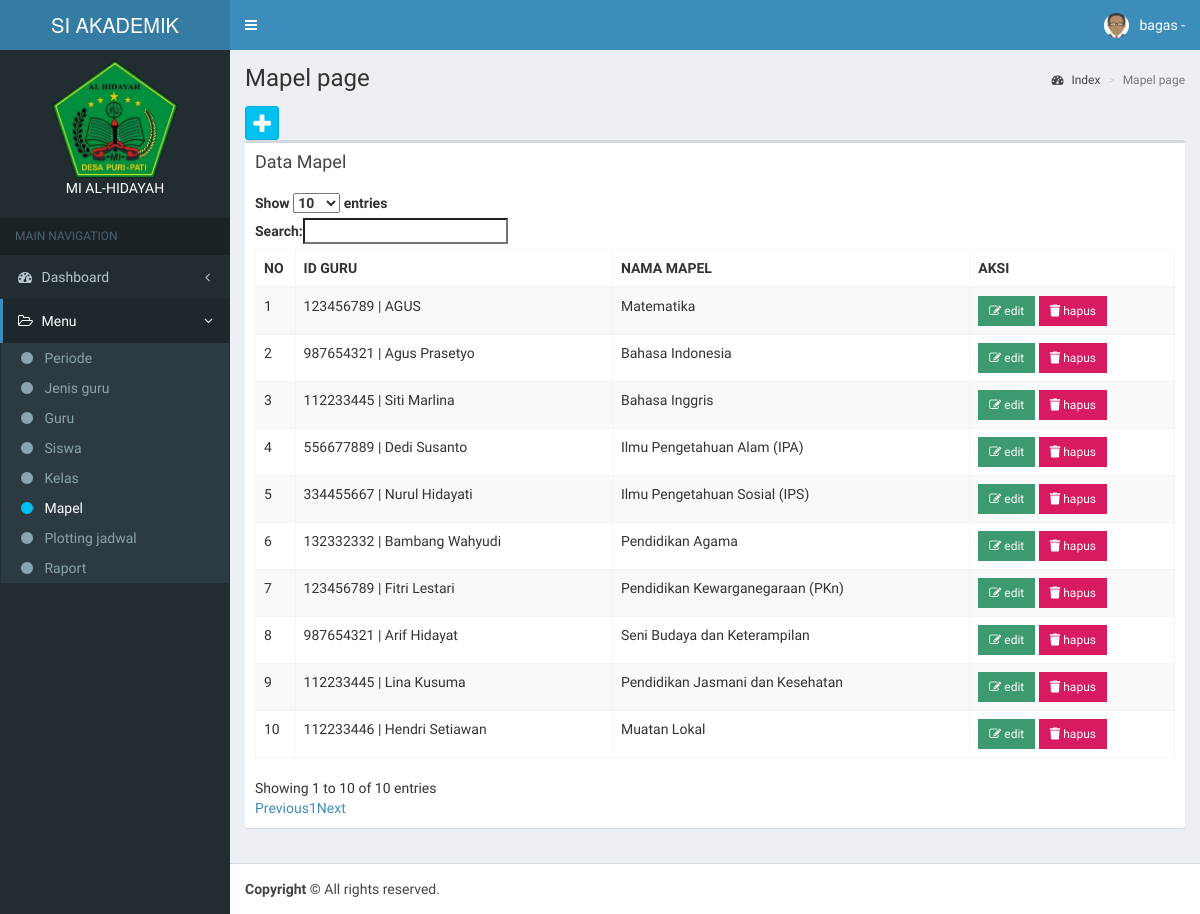
The app's page /app/mapel/index.php (signed in) with its own data.
### tables this page shows
CREATE TABLE `mapel` (
  `id_mapel` int(11) NOT NULL,
  `id_guru` int(11) DEFAULT NULL,
  `nm_mapel` varchar(50) DEFAULT NULL
);

CREATE TABLE `guru` (
  `id_guru` int(11) NOT NULL,
  `nip` varchar(50) DEFAULT NULL,
  `id_user` int(11) DEFAULT NULL,
  `nm_guru` varchar(50) DEFAULT NULL,
  `no_guru` varchar(50) DEFAULT NULL,
  `jk_guru` enum('Laki-Laki','Perempuan') DEFAULT NULL,
  `alamat_guru` text DEFAULT NULL,
  `foto_guru` blob DEFAULT NULL
);

### config/config.php (called while the page is built, shortened)
<?php
function Url_web(){
    $xplode = explode("/", $_SERVER['REQUEST_URI']);
    return $xplode[1];
}
$defaul_uri = "/".Url_web();
$url = "http://".$_SERVER['SERVER_NAME'].":".$_SERVER['SERVER_PORT'].$defaul_uri;
function DB(){
    return ["localhost", "root", "", "vinka"];
}
function QueryManyData($sql){
    $conn = new mysqli(DB()[0], DB()[1], DB()[2], DB()[3]);
    $result = $conn->query($sql);
    return $result;
}
function QueryOnedata($sql){
    $conn = new mysqli(DB()[0], DB()[1], DB()[2], DB()[3]);
    $result = $conn->query($sql);
    return $result;
}

### app/mapel/index.php (the view, shortened to what this page needs)
<?php include_once '../template/header.php'; ?>
<?php include_once '../template/navbar.php'; ?>
<?php include_once '../template/sidebar.php'; ?>
<div class='content-wrapper'>
  <section class='content-header'>
    <h1>Mapel page
    </h1>
    <ol class='breadcrumb'>
      <li><a href='#'><i class='fa fa-dashboard'></i> Index</a></li>
      <li class='active'>Mapel page</li>
    </ol>
  </section>
  <section class='content'>
    <a class='btn btn-social-icon btn-info' data-toggle='tooltip' data-placement='top' title='Tambah data mapel' href='<?= $url ?>/app/mapel/tambah.php'><i class='fa fa-plus'></i></a>
    <div class='row'>
      <div class='col-xs-12'>
        <div class='box'>
          <div class='box-header'>
            <h3 class='box-title'>Data Mapel</h3>
          </div>
          <div class='box-body'>
            <table id='example1' class='table table-bordered table-striped'>
              <thead>
                <tr>
                  <th>NO</th>
                  <th>ID GURU</th>
                  <th>NAMA MAPEL</th>
                  <th>AKSI</th>
                </tr>
              </thead>
              <tbody>
                <?php
                $NO = 1;
                foreach (QueryManyData('SELECT * FROM mapel') as $row) {
                ?>
                  <tr>
                    <td><?= $NO++ ?></td>
                    <td>
                      <?php
                      $guru = QueryOnedata('SELECT * FROM guru WHERE id_guru = ' . $row['id_guru'] . ' ')->fetch_assoc();
                      ?>
                      <?= $guru['nip'] . " | " . $guru['nm_guru'] ?>
                    </td>
                    <td><?= $row['nm_mapel'] ?></td>
                    <td>
                      <a href='<?= $url ?>/app/mapel/edit.php?id_mapel=<?= $row['id_mapel'] ?>' class='btn bg-olive btn-flat btn-sm'><i class='fa fa-edit'></i> edit</a>
                      <button onclick='ConfirmDelete(<?= $row['id_mapel'] ?>)' class='btn bg-maroon btn-flat btn-sm'>
                        <i class='fas fa-trash'></i>
                        hapus
                      </button>
                    </td>
                  </tr>
                <?php
                }
                ?>
              </tbody>
            </table>
          </div>
        </div>
      </div>
    </div>
</div>
<?php include_once '../template/footer.php'; ?>

### records on screen
mapel: id_guru.nip "123456789", id_guru.nm_guru "AGUS", nm_mapel "Matematika"
mapel: id_guru.nip "987654321", id_guru.nm_guru "Agus Prasetyo", nm_mapel "Bahasa Indonesia"
mapel: id_guru.nip "112233445", id_guru.nm_guru "Siti Marlina", nm_mapel "Bahasa Inggris"
mapel: id_guru.nip "556677889", id_guru.nm_guru "Dedi Susanto", nm_mapel "Ilmu Pengetahuan Alam (IPA)"
mapel: id_guru.nip "334455667", id_guru.nm_guru "Nurul Hidayati", nm_mapel "Ilmu Pengetahuan Sosial (IPS)"
mapel: id_guru.nip "132332332", id_guru.nm_guru "Bambang Wahyudi", nm_mapel "Pendidikan Agama"
mapel: id_guru.nip "123456789", id_guru.nm_guru "Fitri Lestari", nm_mapel "Pendidikan Kewarganegaraan (PKn)"
mapel: id_guru.nip "987654321", id_guru.nm_guru "Arif Hidayat", nm_mapel "Seni Budaya dan Keterampilan"
mapel: id_guru.nip "112233445", id_guru.nm_guru "Lina Kusuma", nm_mapel "Pendidikan Jasmani dan Kesehatan"
mapel: id_guru.nip "112233446", id_guru.nm_guru "Hendri Setiawan", nm_mapel "Muatan Lokal"

### other values on screen
$_SESSION['username'] "bagas"
str_replace("_", " ", $data_menu[$sub]) "Periode"
str_replace("_", " ", $data_menu[$sub]) "Jenis guru"
str_replace("_", " ", $data_menu[$sub]) "Guru"
str_replace("_", " ", $data_menu[$sub]) "Siswa"
str_replace("_", " ", $data_menu[$sub]) "Kelas"
str_replace("_", " ", $data_menu[$sub]) "Mapel"
str_replace("_", " ", $data_menu[$sub]) "Plotting jadwal"
str_replace("_", " ", $data_menu[$sub]) "Raport"
